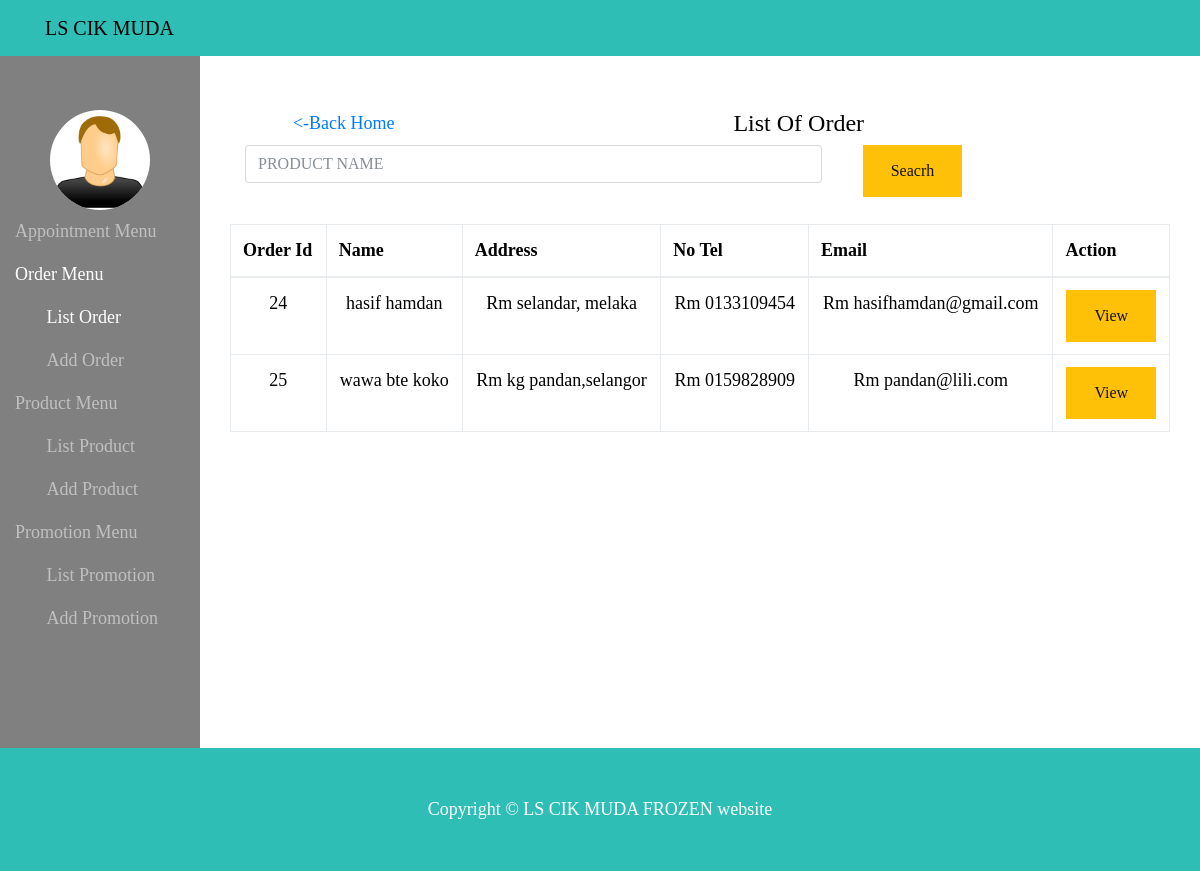
The app's page /staff/listorder.php (signed in) with its own data.
### tables this page shows
CREATE TABLE IF NOT EXISTS `order` (
  `orderid` int(3) NOT NULL,
  `name` varchar(50) NOT NULL,
  `address` varchar(100) NOT NULL,
  `notel` varchar(20) NOT NULL,
  `email` varchar(100) NOT NULL
);

### staff/listorder.php (the view, shortened to what this page needs)
<?php
include '../connect/dbconfig.php';
?>
<!DOCTYPE html>
<html lang="en">
<head>
  <link href="../vendor/bootstrap/css/bootstrap.css" rel="stylesheet">
  <link href="../css/shop-homepage.css" rel="stylesheet">
</head>
<body>
  <nav class="navbar navbar-expand-lg navbar-dark bg-dark fixed-top">
    <div class="container">
      <a class="navbar-brand" href="#">LS CIK MUDA</a>
    </div>
  </nav>
  <div class="col-lg-12">
    <div class="row">
      <div class="col-2" style="background-color: gray; ">
        <nav class="navbar-dark">
          <br><br>
          <div style="text-align:center;">
            <img src="../icon/usericon.png" alt="Avatar" style="text-align:center; width:100px; background-color:white; border-radius: 50%;" align="middle">
          </div>
          <div id="navbarResponsive">
            <ul class="navbar-nav ml-auto">
              <li class="nav-item ">
                <a class="nav-link" href="../staff/appointment.php">Appointment Menu</a>
              </li>
              <li class="nav-item active">
                <a class="nav-link" href="../staff/listorder.php">Order Menu</a>
                <ul class="navbar-nav ml-auto">
                  <li  class="nav-item active"><a class="nav-link" href="../staff/listorder.php"> &nbsp;  &nbsp;  &nbsp;  &nbsp;List Order</a></li>
                  <li  class="nav-item "><a class="nav-link" href="../staff/addorder.php"> &nbsp;  &nbsp;  &nbsp;  &nbsp;Add Order</a></li>
                </ul>
              </li>
              <li class="nav-item ">
                <a class="nav-link" href="../staff/listproduct.php">Product Menu</a>
                <ul class="navbar-nav ml-auto">
                  <li  class="nav-item"><a class="nav-link" href="../staff/listproduct.php"> &nbsp;  &nbsp;  &nbsp;  &nbsp;List Product</a></li>
                  <li  class="nav-item"><a class="nav-link" href="../staff/addproduct.php"> &nbsp;  &nbsp;  &nbsp;  &nbsp;Add Product</a></li>
                </ul>
              </li>
              <li class="nav-item ">
                <a class="nav-link" href="../staff/listpromotion.php">Promotion Menu</a>
                <ul class="navbar-nav ml-auto">
                  <li  class="nav-item"><a class="nav-link" href="../staff/listpromotion.php"> &nbsp;  &nbsp;  &nbsp;  &nbsp;List Promotion</a></li>
                  <li  class="nav-item"><a class="nav-link" href="../staff/addpromotion.php"> &nbsp;  &nbsp;  &nbsp;  &nbsp;Add Promotion</a></li>
                  <br><br><br><br>
                </ul>
              </li>
            </ul>
          </div>
        </nav>
      </div>
      <div class="col-10" style="background-color: white; text-align: center;">
        <div class="container">
          <br><br>
          <div class="row col-lg-12">
            <div class="col-lg-3"><a href="../staff/staffhome.php"><-Back Home</a></div><div class="col-lg-9"><h4>List Of Order</h4></div><div class="col-lg-3" style="text-align:right"></div>
          </div>
          <form method="post">
          <div class="row col-lg-12">
           <div class="col-md-8">
            <input id="seacrh" name="seacrh" type="text" placeholder="PRODUCT NAME" class="form-control input-md">
          </div>
          <div class="col-md-2">
          <button name="btnS" type="submit" class="btn btn-warning">Seacrh</button>
        </div>
        <div class="col-md-2"></div></div></form>
        <br>
        <table class="table table-bordered">
          <thead>
            <tr>
              <th>Order Id</th>
              <th>Name</th>
              <th>Address</th>
              <th>No Tel</th>
              <th>Email</th>
              <th>Action</th>
            </tr>
          </thead>
          <tbody>
           <?php
           $sql2="SELECT * FROM `order`";
           $result2=mysqli_query($conn,$sql2);
           while ($row2=mysqli_fetch_assoc($result2)) {
             ?>
             <tr>
              <td><?php echo $row2['orderid']   ?></td>
              <td><?php echo $row2['name'] ?></td>
              <td>Rm <?php echo $row2['address']   ?></td>
              <td>Rm <?php echo $row2['notel']   ?></td>
              <td>Rm <?php echo $row2['email']   ?></td>
              <td><a type="button" class="btn btn-warning" href="orderuser.php?id=<?php echo $row2['orderid'] ?>&nameuser=<?php echo $row2['name'] ?>">View</a></td>
            </tr>
            <?php
          }
          ?>
        </tbody>
      </table>
      <br><br><br><br><br><br>
    </div>
  </div>
</div>
</div>
<footer class="py-5 bg-dark">
  <div class="container">
    <p class="m-0 text-center text-white">Copyright &copy; LS CIK MUDA FROZEN website</p>
  </div>
</footer>
</body>
</html>

### css/shop-homepage.css (style rules this page uses)
body { padding-top: 54px; }
@media (min-width: 992px) { body { padding-top: 56px; } }

### records on screen
order: orderid "24", name "hasif hamdan", address "selandar, melaka", notel "0133109454", email "hasifhamdan@gmail.com"
order: orderid "25", name "wawa bte koko", address "kg pandan,selangor", notel "0159828909", email "pandan@lili.com"
